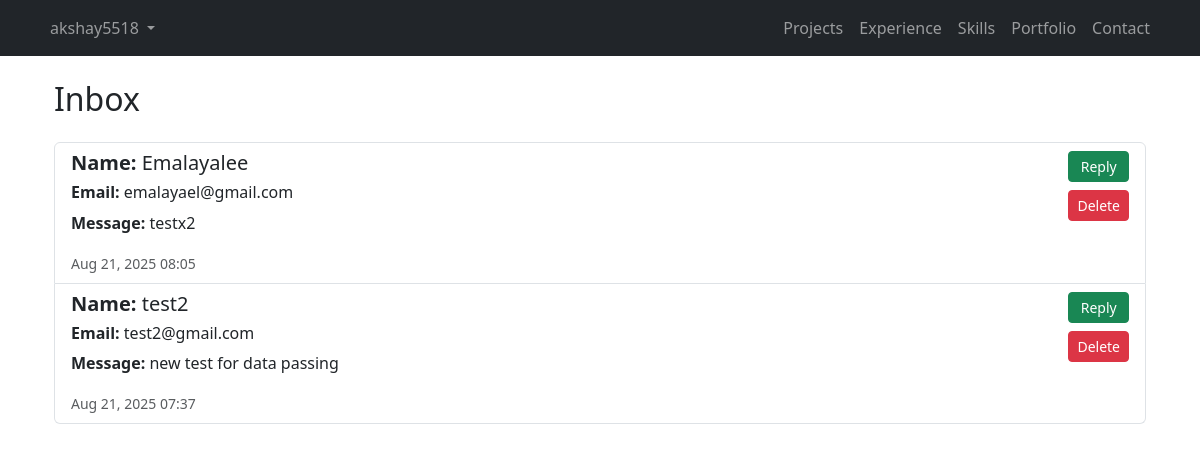
/contact/ (signed in), run on an earlier commit of the app's database.
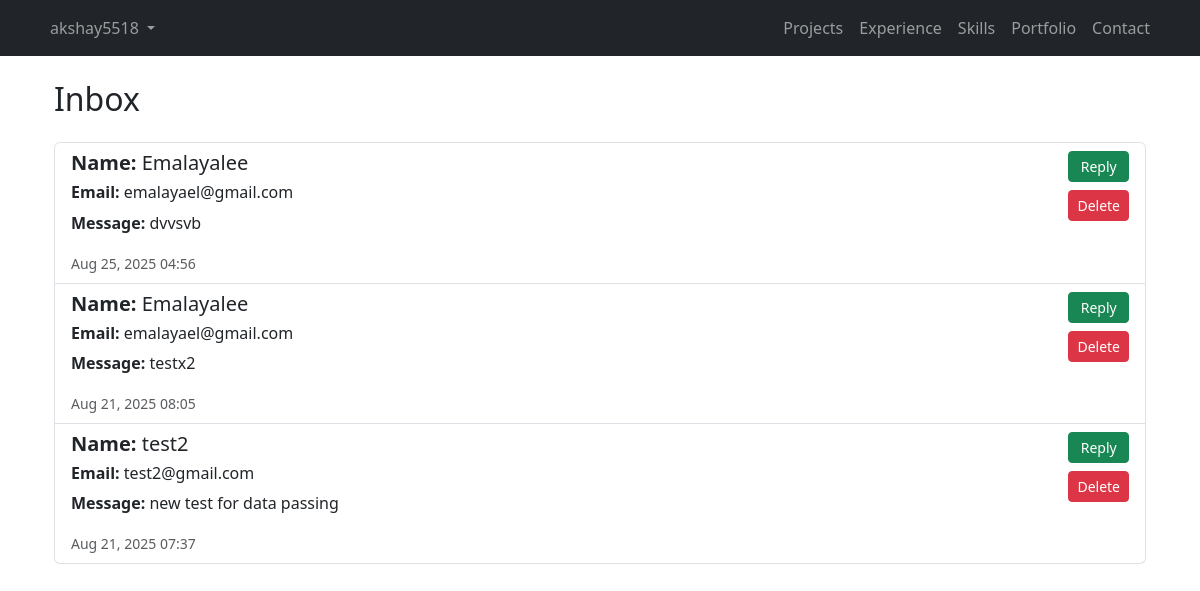
And on a later commit of the database.
### Portfolio_App/models.py (models this page shows, shortened)
class ContactMessage(models.Model):
    name = models.CharField(max_length=100)
    email = models.EmailField()
    message = models.TextField()
    created_at = models.DateTimeField(auto_now_add=True)

### Portfolio_Admin_App/views.py (the view)
# urls.py: path("contact/", contact_message_list, name="contact"),
@login_required(login_url='login')
def contact_message_list(request):
    if request.method == "POST":
        msg_id = request.POST.get("delete_id")
        if msg_id:
            ContactMessage.objects.filter(id=msg_id).delete()
            return redirect("contact")
    messages = ContactMessage.objects.all().order_by("-created_at")
    return render(request, "contact.html", {"messages": messages})

### Portfolio_Admin_App/templates/contact.html (shortened to what this page needs)
{% extends "base.html" %}
{% block content %}
<div class="container">
    <h2 class="mb-4">Inbox</h2>
    {% if messages %}
        <ul class="list-group">
            {% for msg in messages %}
                <li class="list-group-item d-flex justify-content-between align-items-start">
                    <div>
                        <h5><strong>Name:</strong> {{ msg.name }}</h5>
                        <h6><strong>Email:</strong> {{ msg.email }}</h6>
                        <p class="mt-2"><strong>Message:</strong> {{ msg.message }}</p>
                        <small class="text-muted">{{ msg.created_at|date:"M d, Y H:i" }}</small>
                    </div>
                    <div class="d-flex flex-column align-items-end gap-2">
                        <a href="mailto:{{ msg.email }}?subject=Reply to your message&body=Hi {{ msg.name }},%0D%0A%0D%0A"
                           class="btn btn-sm btn-success w-100">Reply</a>
                        <form method="post" class="w-100">
                            <button type="submit" class="btn btn-sm btn-danger w-100">Delete</button>
                        </form>
                    </div>
                </li>
            {% endfor %}
        </ul>
    {% else %}
        <p>No messages yet.</p>
    {% endif %}
</div>
{% endblock %}

### Portfolio_Admin_App/templates/base.html (shortened to what this page needs)
<!DOCTYPE html>
<html lang="en">
<head>
    <link rel="stylesheet" href="https://cdn.jsdelivr.net/npm/bootstrap@5.3.2/dist/css/bootstrap.min.css">
</head>
<body>
    <nav class="navbar navbar-expand-lg navbar-dark bg-dark">
        <div class="container">
            {% if request.user.is_authenticated %}
            <ul class="navbar-nav me-auto">
                <li class="nav-item dropdown">
                    <a class="nav-link dropdown-toggle" href="#" id="userDropdown" role="button"
                       data-bs-toggle="dropdown" aria-expanded="false">
                        {{ request.user.username }}
                    </a>
                </li>
            </ul>
            {% else %}
            <a class="navbar-brand" href="#">AdminApp</a>
            {% endif %}
            {% if request.user.is_authenticated %}
            <ul class="navbar-nav ms-auto">
                <li class="nav-item"><a class="nav-link" href="{% url 'projects' %}">Projects</a></li>
                <li class="nav-item"><a class="nav-link" href="{% url 'experience' %}">Experience</a></li>
                <li class="nav-item"><a class="nav-link" href="{% url 'skills' %}">Skills</a></li>
                <li class="nav-item"><a class="nav-link" href="{% url 'portfolio' %}">Portfolio</a></li>
                <li class="nav-item"><a class="nav-link" href="{% url 'contact' %}">Contact</a></li>
            </ul>
            {% endif %}
        </div>
    </nav>
    <div class="container mt-4">
        {% block content %}
        {% endblock %}
    </div>
</body>
</html>

What changed in the data, as far as the page shows it:
added ContactMessage: name "Emalayalee", email "emalayael@gmail.com", message "dvvsvb", created_at "Aug 25, 2025 04:56"
